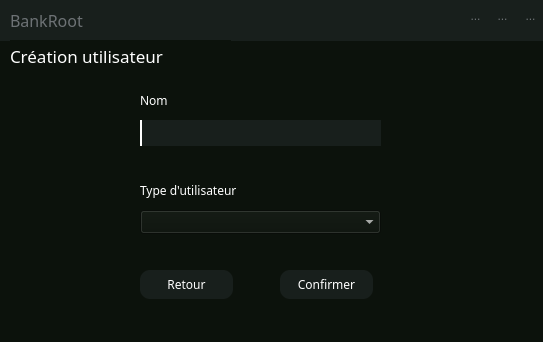
<?xml version="1.0" encoding="UTF-8"?>
<ui version="4.0">
 <class>creer_utilisateur</class>
 <widget class="QWidget" name="creer_utilisateur">
  <property name="geometry">
   <rect>
    <x>0</x>
    <y>0</y>
    <width>543</width>
    <height>342</height>
   </rect>
  </property>
  <property name="windowTitle">
   <string>Form</string>
  </property>
  <widget class="QWidget" name="widget" native="true">
   <property name="geometry">
    <rect>
     <x>0</x>
     <y>0</y>
     <width>551</width>
     <height>411</height>
    </rect>
   </property>
   <property name="styleSheet">
    <string notr="true">QWidget{
background:#0C120C;
color:#717072;
}</string>
   </property>
   <widget class="QLineEdit" name="name_user">
    <property name="geometry">
     <rect>
      <x>140</x>
      <y>120</y>
      <width>241</width>
      <height>26</height>
     </rect>
    </property>
    <property name="font">
     <font>
      <family>Segoe UI</family>
     </font>
    </property>
    <property name="styleSheet">
     <string notr="true">QLineEdit{
background:#181F1C;
border:none;
border-left:2px solid #ffffff;
color:rgb(255, 255, 255);
padding-left: 10px
}</string>
    </property>
   </widget>
   <widget class="QLabel" name="label">
    <property name="geometry">
     <rect>
      <x>140</x>
      <y>90</y>
      <width>241</width>
      <height>20</height>
     </rect>
    </property>
    <property name="font">
     <font>
      <family>Montserrat Medium</family>
     </font>
    </property>
    <property name="styleSheet">
     <string notr="true">color: rgb(255,255,255);
</string>
    </property>
    <property name="text">
     <string>Nom</string>
    </property>
   </widget>
   <widget class="QWidget" name="topbar" native="true">
    <property name="geometry">
     <rect>
      <x>0</x>
      <y>0</y>
      <width>1401</width>
      <height>41</height>
     </rect>
    </property>
    <property name="styleSheet">
     <string notr="true">background-color:rgb(24,31, 28);
color:rgb(109, 114, 117);
</string>
    </property>
    <widget class="QLabel" name="label_11">
     <property name="geometry">
      <rect>
       <x>10</x>
       <y>10</y>
       <width>111</width>
       <height>20</height>
      </rect>
     </property>
     <property name="font">
      <font>
       <family>Montserrat Light</family>
       <pointsize>12</pointsize>
      </font>
     </property>
     <property name="text">
      <string>BankRoot</string>
     </property>
    </widget>
    <widget class="QToolButton" name="reduced_cruser">
     <property name="geometry">
      <rect>
       <x>460</x>
       <y>0</y>
       <width>31</width>
       <height>31</height>
      </rect>
     </property>
     <property name="styleSheet">
      <string notr="true">QToolButton{
border-radius:45px;
}

QToolButton:hover{
border-radius:45px;
background:red;
}</string>
     </property>
     <property name="text">
      <string>...</string>
     </property>
     <property name="icon">
      <iconset resource="ressource.qrc">
       <normaloff>:/assets/reduce.png</normaloff>:/assets/reduce.png</iconset>
     </property>
     <property name="iconSize">
      <size>
       <width>12</width>
       <height>12</height>
      </size>
     </property>
    </widget>
    <widget class="QToolButton" name="close_cruser">
     <property name="geometry">
      <rect>
       <x>520</x>
       <y>0</y>
       <width>21</width>
       <height>31</height>
      </rect>
     </property>
     <property name="styleSheet">
      <string notr="true">QToolButton{
border-radius:45px;
}

QToolButton:hover{
border-radius:45px;
background:red;
}</string>
     </property>
     <property name="text">
      <string>...</string>
     </property>
     <property name="icon">
      <iconset resource="ressource.qrc">
       <normaloff>:/assets/leave.png</normaloff>:/assets/leave.png</iconset>
     </property>
     <property name="iconSize">
      <size>
       <width>10</width>
       <height>10</height>
      </size>
     </property>
    </widget>
    <widget class="QToolButton" name="fullscreen_cruser">
     <property name="geometry">
      <rect>
       <x>487</x>
       <y>0</y>
       <width>31</width>
       <height>31</height>
      </rect>
     </property>
     <property name="styleSheet">
      <string notr="true">QToolButton{
border-radius:45px;
}</string>
     </property>
     <property name="text">
      <string>...</string>
     </property>
     <property name="icon">
      <iconset resource="ressource.qrc">
       <normaloff>:/assets/fullscreen.png</normaloff>:/assets/fullscreen.png</iconset>
     </property>
     <property name="iconSize">
      <size>
       <width>10</width>
       <height>10</height>
      </size>
     </property>
    </widget>
   </widget>
   <widget class="QLabel" name="label_3">
    <property name="geometry">
     <rect>
      <x>10</x>
      <y>40</y>
      <width>221</width>
      <height>31</height>
     </rect>
    </property>
    <property name="font">
     <font>
      <family>Montserrat</family>
      <pointsize>13</pointsize>
     </font>
    </property>
    <property name="styleSheet">
     <string notr="true">color: rgb(255, 255, 255);</string>
    </property>
    <property name="text">
     <string>Création utilisateur</string>
    </property>
   </widget>
   <widget class="QComboBox" name="type_utilisateur">
    <property name="geometry">
     <rect>
      <x>140</x>
      <y>210</y>
      <width>241</width>
      <height>24</height>
     </rect>
    </property>
    <property name="font">
     <font>
      <family>Segoe UI</family>
     </font>
    </property>
    <property name="styleSheet">
     <string notr="true">color:rgb(255, 255, 255);</string>
    </property>
   </widget>
   <widget class="QLabel" name="label_10">
    <property name="geometry">
     <rect>
      <x>140</x>
      <y>180</y>
      <width>161</width>
      <height>20</height>
     </rect>
    </property>
    <property name="font">
     <font>
      <family>Montserrat Medium</family>
      <italic>false</italic>
     </font>
    </property>
    <property name="styleSheet">
     <string notr="true">background-color: transparent;
color: rgb(255, 255, 255);
</string>
    </property>
    <property name="text">
     <string>Type d'utilisateur</string>
    </property>
   </widget>
   <widget class="QPushButton" name="return_cruser">
    <property name="geometry">
     <rect>
      <x>140</x>
      <y>270</y>
      <width>93</width>
      <height>29</height>
     </rect>
    </property>
    <property name="font">
     <font>
      <family>Montserrat Medium</family>
      <italic>false</italic>
      <bold>false</bold>
     </font>
    </property>
    <property name="styleSheet">
     <string notr="true">
QPushButton{
color: rgb(255, 255, 255);
border-radius:10px;
background-color:rgb(24,31, 28);
}

QPushButton:hover{
color: rgb(255, 255, 255);
border-radius:10px;
background-color:rgb(34, 31, 28);
}
QPushButton:pressed{
background-color:rgb(24, 31, 28);
border-radius:10px;
color: rgb(255, 255, 255);
}

</string>
    </property>
    <property name="text">
     <string>Retour</string>
    </property>
   </widget>
   <widget class="QPushButton" name="send_cruser">
    <property name="geometry">
     <rect>
      <x>280</x>
      <y>270</y>
      <width>93</width>
      <height>29</height>
     </rect>
    </property>
    <property name="font">
     <font>
      <family>Montserrat Medium</family>
      <italic>false</italic>
      <bold>false</bold>
     </font>
    </property>
    <property name="styleSheet">
     <string notr="true">
QPushButton{
color: rgb(255, 255, 255);
border-radius:10px;
background-color:rgb(24,31, 28);
}

QPushButton:hover{
color: rgb(255, 255, 255);
border-radius:10px;
background-color:rgb(34, 31, 28);
}
QPushButton:pressed{
background-color:rgb(24, 31, 28);
border-radius:10px;
color: rgb(255, 255, 255);
}

</string>
    </property>
    <property name="text">
     <string>Confirmer</string>
    </property>
   </widget>
  </widget>
 </widget>
 <resources>
  <include location="ressource.qrc"/>
 </resources>
 <connections/>
</ui>
